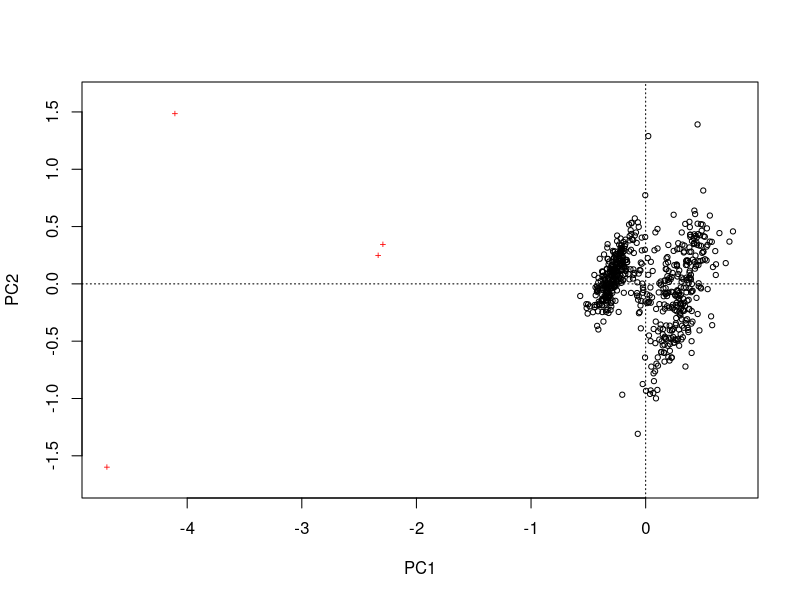
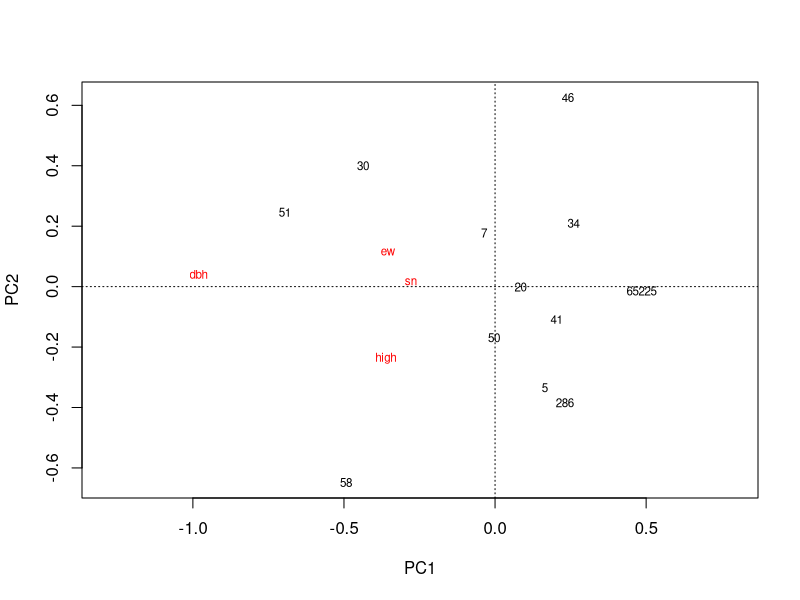
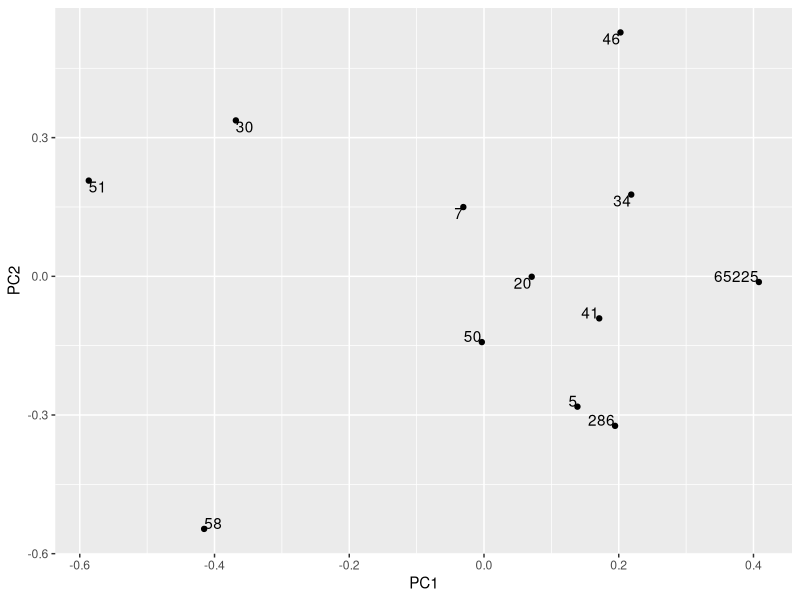
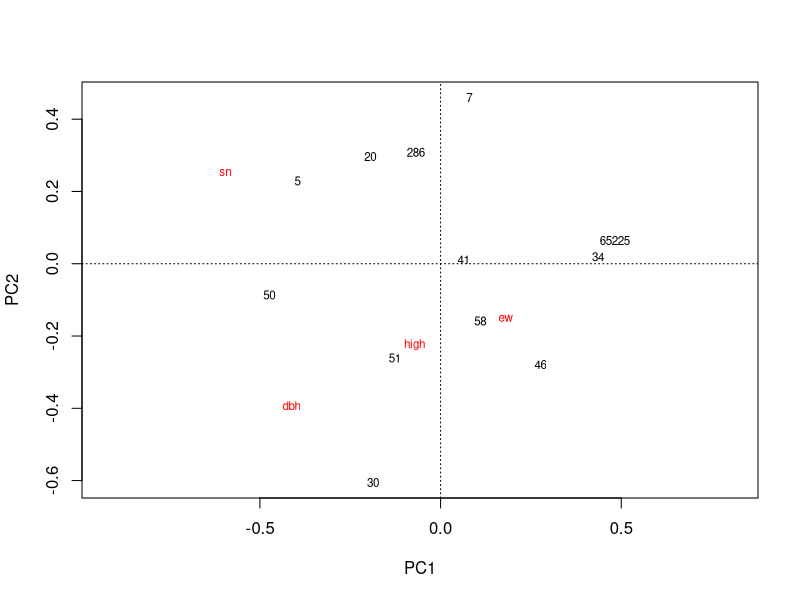
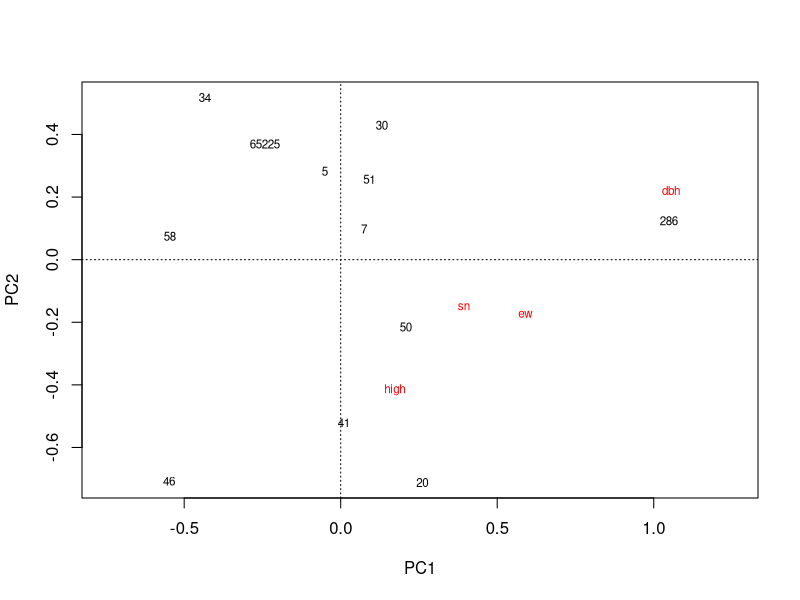
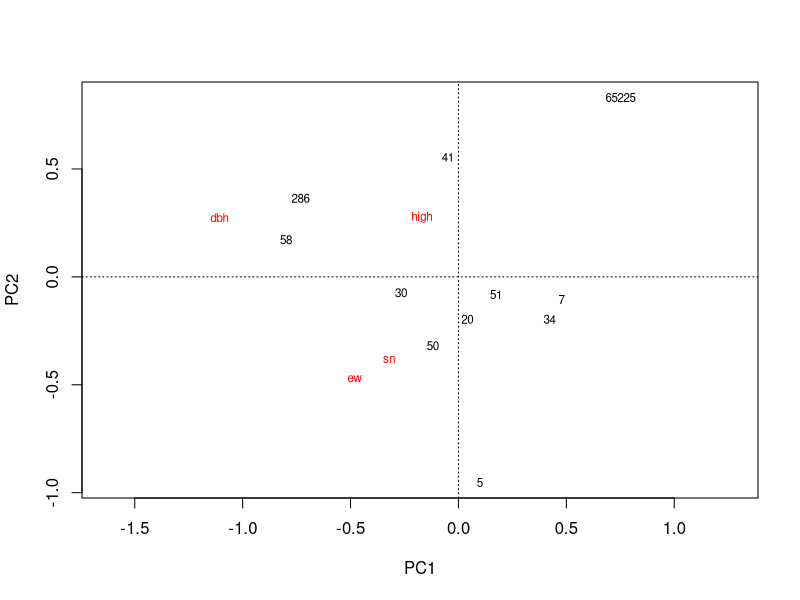
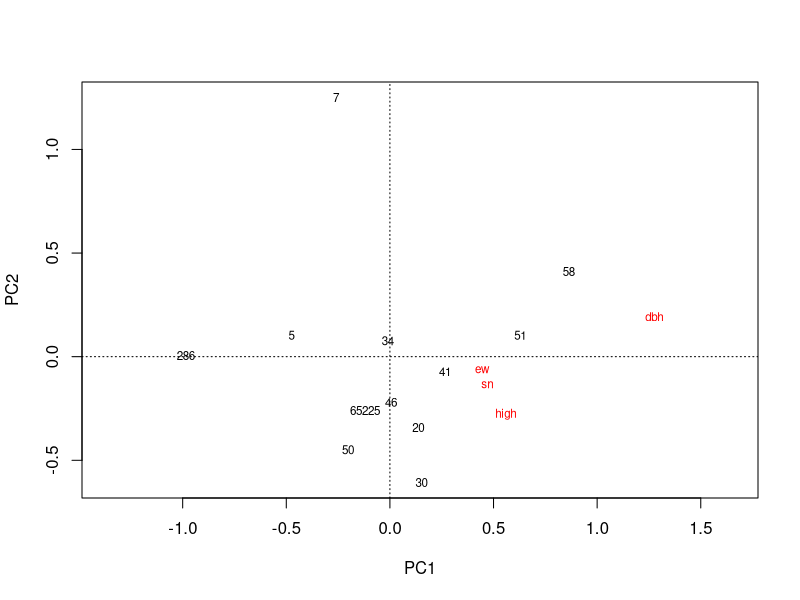
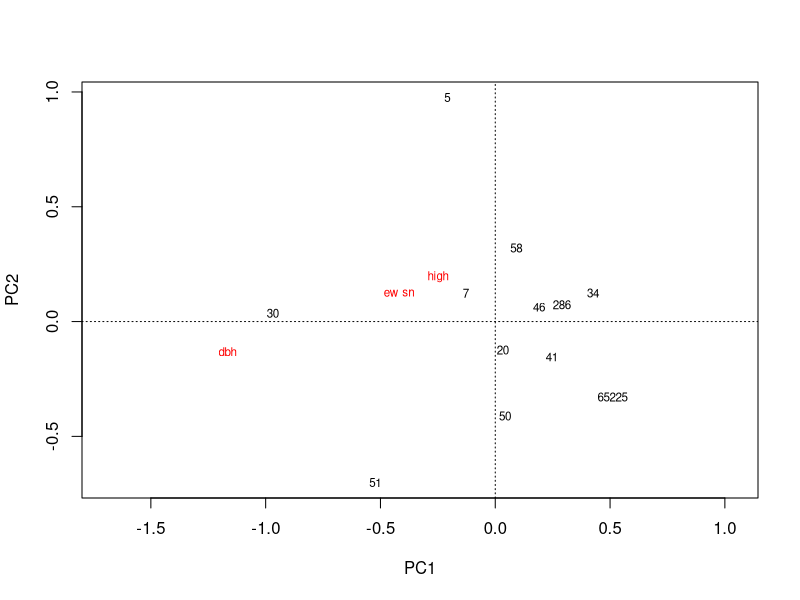

These charts were generated, in order, by the following R code:
## ---- chunk 1
all.data = read.table("data for analysis/all.data.demo.txt", header = T, sep="\t", fileEncoding="UTF-16")
head(all.data)
# 然后把第一列去掉
all.data = all.data[,-1]
## ---- chunk 2
kenli = subset(all.data, loca == "垦利")
hekou = subset(all.data, loca == "河口")
zhanhua = subset(all.data, loca == "沾化")
# 把几个地方的数据分解出来 

str(kenli)
str(hekou)
str(zhanhua)

## ---- chunk 3
library(vegan)
library(ggplot2)

plot(rda(kenli[,c(2,3,4,5)]))
## ---- chunk 4
library(dplyr) # 一个牛逼的包

hekou.spe = group_by(hekou, spe)
hekou.mean = summarise(hekou.spe,
          high = mean(high),
          dbh = mean(dbh),
          ew = mean(ew),
          sn = mean(sn)
          )
head(hekou.mean)

# 以河口为例，先分组，再按分组计算，和excel里的数据透视表有点像。

kenli.spe = group_by(kenli, spe)
kenli.mean = summarise(kenli.spe,
          high = mean(high),
          dbh = mean(dbh),
          ew = mean(ew),
          sn = mean(sn)
          )

zhanhua.spe = group_by(zhanhua, spe)
zhanhua.mean = summarise(zhanhua.spe,
          high = mean(high),
          dbh = mean(dbh),
          ew = mean(ew),
          sn = mean(sn)
          )
## ---- chunk 5
library(tidyverse) #这个包是个组合，里面包括dplyr,ggplot2等一系列包。
library(vegan)
hekou.mean = as.data.frame(hekou.mean)
hekou.mean = hekou.mean %>% remove_rownames %>% column_to_rownames(var="spe") 

# %>% 是管道函数的符号，意思就是这么干了再这么干，比如上面就是先去掉行名，再把spe这一列变成行名。
# 如果直接做下面的函数，会有Warning message:
# Setting row names on a tibble is deprecated. 所以先把几个数据变成数据框。以垦利为例，原本差异如下：

kenli.mean
as.data.frame(kenli.mean)

# 接着把垦利和沾化的数据也弄好。

kenli.mean = as.data.frame(kenli.mean)
kenli.mean = kenli.mean %>% remove_rownames %>% column_to_rownames(var="spe")

zhanhua.mean = as.data.frame(zhanhua.mean)
zhanhua.mean = zhanhua.mean %>% remove_rownames %>% column_to_rownames(var="spe")

## ---- chunk 6
hekou.rda = rda(hekou.mean)
str(hekou.rda)

plot(hekou.rda)
# 把需要作图的数据提取出来，取个好名字出现在坐标轴上

PC1 = hekou.rda$CA$u[,1]
PC2 = hekou.rda$CA$u[,2]
hekou.gg = as.data.frame(cbind(PC1, PC2))

ggplot(hekou.gg, aes(PC1, PC2, label = row.names(hekou.gg))) + 
  geom_point() + 
  geom_text( vjust = "inward", hjust = "inward")

# 这个好看点，但不如vegan自带的作图容易说明问题。所以不用这个，仅作方法保存一下。
# 注意ggplot的用法，若要不同颜色，则需要把颜色对应变量转化为character或factor，默认为数值型，为渐变颜色。

## ---- chunk 7
library(dplyr)
kenli.low = filter(all.data, loca == "垦利", salt == "低")
kenli.low.spe = group_by(kenli.low, spe)
kenli.low.mean = summarise(kenli.low.spe,
          high = mean(high),
          dbh = mean(dbh),
          ew = mean(ew),
          sn = mean(sn)
          )


kenli.med = filter(all.data, loca == "垦利", salt == "中")
kenli.med.spe = group_by(kenli.med, spe)
kenli.med.mean = summarise(kenli.med.spe,
          high = mean(high),
          dbh = mean(dbh),
          ew = mean(ew),
          sn = mean(sn)
          )

kenli.high = filter(all.data, loca == "垦利", salt == "高")
kenli.high.spe = group_by(kenli.high, spe)
kenli.high.mean = summarise(kenli.high.spe,
          high = mean(high),
          dbh = mean(dbh),
          ew = mean(ew),
          sn = mean(sn)
          )





hekou.low = filter(all.data, loca == "河口", salt == "低")
hekou.low.spe = group_by(hekou.low, spe)
hekou.low.mean = summarise(hekou.low.spe,
          high = mean(high),
          dbh = mean(dbh),
          ew = mean(ew),
          sn = mean(sn)
          )

hekou.med = filter(all.data, loca == "河口", salt == "中")
hekou.med.spe = group_by(hekou.med, spe)
hekou.med.mean = summarise(hekou.med.spe,
          high = mean(high),
          dbh = mean(dbh),
          ew = mean(ew),
          sn = mean(sn)
          )

hekou.high = filter(all.data, loca == "河口", salt == "高")
hekou.high.spe = group_by(hekou.high, spe)
hekou.high.mean = summarise(hekou.high.spe,
          high = mean(high),
          dbh = mean(dbh),
          ew = mean(ew),
          sn = mean(sn)
          )






zhanhua.low = filter(all.data, loca == "沾化", salt == "低")
zhanhua.low.spe = group_by(zhanhua.low, spe)
zhanhua.low.mean = summarise(zhanhua.low.spe,
          high = mean(high),
          dbh = mean(dbh),
          ew = mean(ew),
          sn = mean(sn)
          )

zhanhua.med = filter(all.data, loca == "沾化", salt == "中")
zhanhua.med.spe = group_by(zhanhua.med, spe)
zhanhua.med.mean = summarise(zhanhua.med.spe,
          high = mean(high),
          dbh = mean(dbh),
          ew = mean(ew),
          sn = mean(sn)
          )

zhanhua.high = filter(all.data, loca == "沾化", salt == "高")
zhanhua.high.spe = group_by(zhanhua.high, spe)
zhanhua.high.mean = summarise(zhanhua.high.spe,
          high = mean(high),
          dbh = mean(dbh),
          ew = mean(ew),
          sn = mean(sn)
          )


kenli.low.mean = as.data.frame(kenli.low.mean)
kenli.low.mean = kenli.low.mean %>% remove_rownames %>% column_to_rownames(var="spe")

kenli.med.mean = as.data.frame(kenli.med.mean)
kenli.med.mean = kenli.med.mean %>% remove_rownames %>% column_to_rownames(var="spe")

kenli.high.mean = as.data.frame(kenli.high.mean)
kenli.high.mean = kenli.high.mean %>% remove_rownames %>% column_to_rownames(var="spe")


hekou.low.mean = as.data.frame(hekou.low.mean)
hekou.low.mean = hekou.low.mean %>% remove_rownames %>% column_to_rownames(var="spe")

hekou.med.mean = as.data.frame(hekou.med.mean)
hekou.med.mean = hekou.med.mean %>% remove_rownames %>% column_to_rownames(var="spe")

hekou.high.mean = as.data.frame(hekou.high.mean)
hekou.high.mean = hekou.high.mean %>% remove_rownames %>% column_to_rownames(var="spe")

zhanhua.low.mean = as.data.frame(zhanhua.low.mean)
zhanhua.low.mean = zhanhua.low.mean %>% remove_rownames %>% column_to_rownames(var="spe")

zhanhua.med.mean = as.data.frame(zhanhua.med.mean)
zhanhua.med.mean = zhanhua.med.mean %>% remove_rownames %>% column_to_rownames(var="spe")

zhanhua.high.mean = as.data.frame(zhanhua.high.mean)
zhanhua.high.mean = zhanhua.high.mean %>% remove_rownames %>% column_to_rownames(var="spe")

## ---- chunk 8
library(vegan)
plot(rda(kenli.low.mean))
# 垦利低盐分
plot(rda(kenli.med.mean))
# 垦利中盐分
plot(rda(kenli.high.mean))
# 垦利高盐分

plot(rda(hekou.low.mean))
# 河口低盐分
plot(rda(hekou.med.mean))
# 河口中盐分
plot(rda(hekou.high.mean))
# 河口高盐分



plot(rda(zhanhua.high.mean))
# 沾化高盐分

## ---- chunk 9

dis.kenli.high = vegdist(decostand(kenli.high.mean, "normalize"), "euc")
dis.kenli.med = vegdist(decostand(kenli.med.mean, "normalize"), "euc")
dis.kenli.low = vegdist(decostand(kenli.low.mean, "normalize"), "euc")

kenli.high.single = hclust(dis.kenli.high, method = "single")
kenli.med.single = hclust(dis.kenli.med, method = "single")
kenli.low.single = hclust(dis.kenli.low, method = "single")

plot(kenli.high.single)
plot(kenli.med.single)
plot(kenli.low.single)


